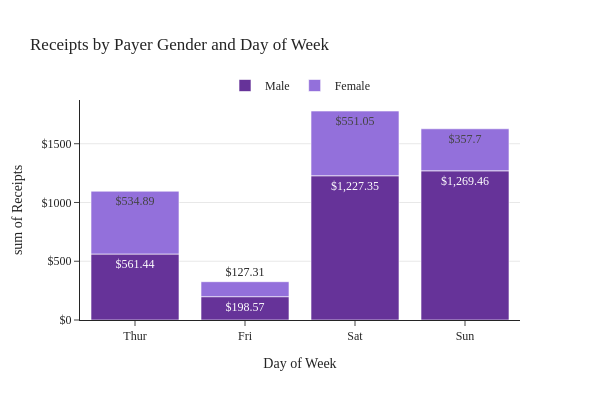

This figure's notebook cell:
### Code cell
fig.update_layout( # customize font and legend orientation & position
    font_family="Rockwell",
    legend=dict(
        title=None, orientation="h", y=1, yanchor="bottom", x=0.5, xanchor="center"
    )
)

### Figure 1 — Plotly figure (JSON) as saved in the notebook; plotly's stock layout.template omitted (floating-point values rounded to 4 significant figures; data arrays with more than 128 entries replaced by an {"elided": "..."} marker saying what was removed)
{"data": [{"alignmentgroup": "True", "bingroup": "x", "histfunc": "sum", "hovertemplate": "Payer Gender=Male<br>Day of Week=%{x}<br>sum of Receipts=%{y}<extra></extra>", "legendgroup": "Male", "marker": {"color": "RebeccaPurple", "pattern": {"shape": ""}}, "name": "Male", "offsetgroup": "Male", "orientation": "v", "showlegend": true, "texttemplate": "%{value}", "type": "histogram", "x": {"elided": "157 str values"}, "xaxis": "x", "y": {"elided": "157 float values"}, "yaxis": "y"}, {"alignmentgroup": "True", "bingroup": "x", "histfunc": "sum", "hovertemplate": "Payer Gender=Female<br>Day of Week=%{x}<br>sum of Receipts=%{y}<extra></extra>", "legendgroup": "Female", "marker": {"color": "MediumPurple", "pattern": {"shape": ""}}, "name": "Female", "offsetgroup": "Female", "orientation": "v", "showlegend": true, "texttemplate": "%{value}", "type": "histogram", "x": ["Sun", "Sun", "Sun", "Sun", "Sun", "Sun", "Sat", "Sat", "Sat", "Sat", "Sat", "Sat", "Sun", "Sun", "Sat", "Sat", "Sat", "Sat", "Sat", "Sat", "Sat", "Thur", "Thur", "Fri", "Fri", "Fri", "Fri", "Fri", "Sat", "Sat", "Sat", "Sat", "Sat", "Sun", "Sun", "Thur", "Thur", "Thur", "Thur", "Thur", "Thur", "Thur", "Thur", "Thur", "Thur", "Thur", "Thur", "Thur", "Thur", "Thur", "Thur", "Thur", "Thur", "Thur", "Thur", "Thur", "Thur", "Sun", "Sun", "Sun", "Sun", "Sun", "Sat", "Sat", "Sun", "Sun", "Sun", "Thur", "Thur", "Thur", "Thur", "Thur", "Thur", "Thur", "Sat", "Sat", "Sat", "Sat", "Sat", "Fri", "Fri", "Fri", "Fri", "Sat", "Sat", "Sat", "Thur"], "xaxis": "x", "y": [16.99, 24.59, 35.26, 14.83, 10.33, 16.97, 20.29, 15.77, 19.65, 15.06, 20.69, 16.93, 10.29, 34.81, 26.41, 16.45, 3.07, 17.07, 26.86, 25.28, 14.73, 10.07, 34.83, 5.75, 16.32, 22.75, 11.35, 15.38, 44.3, 22.42, 20.92, 14.31, 7.25, 25.71, 17.31, 10.65, 12.43, 24.08, 13.42, 12.48, 29.8, 14.52, 11.38, 20.27, 11.17, 12.26, 18.26, 8.51, 10.33, 14.15, 13.16, 17.47, 27.05, 16.43, 8.35, 18.64, 11.87, 29.85, 25, 13.39, 16.21, 17.51, 10.59, 10.63, 9.6, 20.9, 18.15, 19.81, 43.11, 13, 12.74, 13, 16.4, 16.47, 12.76, 13.27, 28.17, 12.9, 30.14, 13.42, 15.98, 16.27, 10.09, 22.12, 35.83, 27.18, 18.78], "yaxis": "y"}], "layout": {"barmode": "relative", "font": {"family": "Rockwell"}, "height": 400, "legend": {"orientation": "h", "title": {}, "tracegroupgap": 0, "x": 0.5, "xanchor": "center", "y": 1, "yanchor": "bottom"}, "title": {"text": "Receipts by Payer Gender and Day of Week"}, "width": 600, "xaxis": {"anchor": "y", "categoryarray": ["Thur", "Fri", "Sat", "Sun"], "categoryorder": "array", "domain": [0, 1], "title": {"text": "Day of Week"}}, "yaxis": {"anchor": "x", "domain": [0, 1], "showgrid": true, "tickprefix": "$", "title": {"text": "sum of Receipts"}}}}
